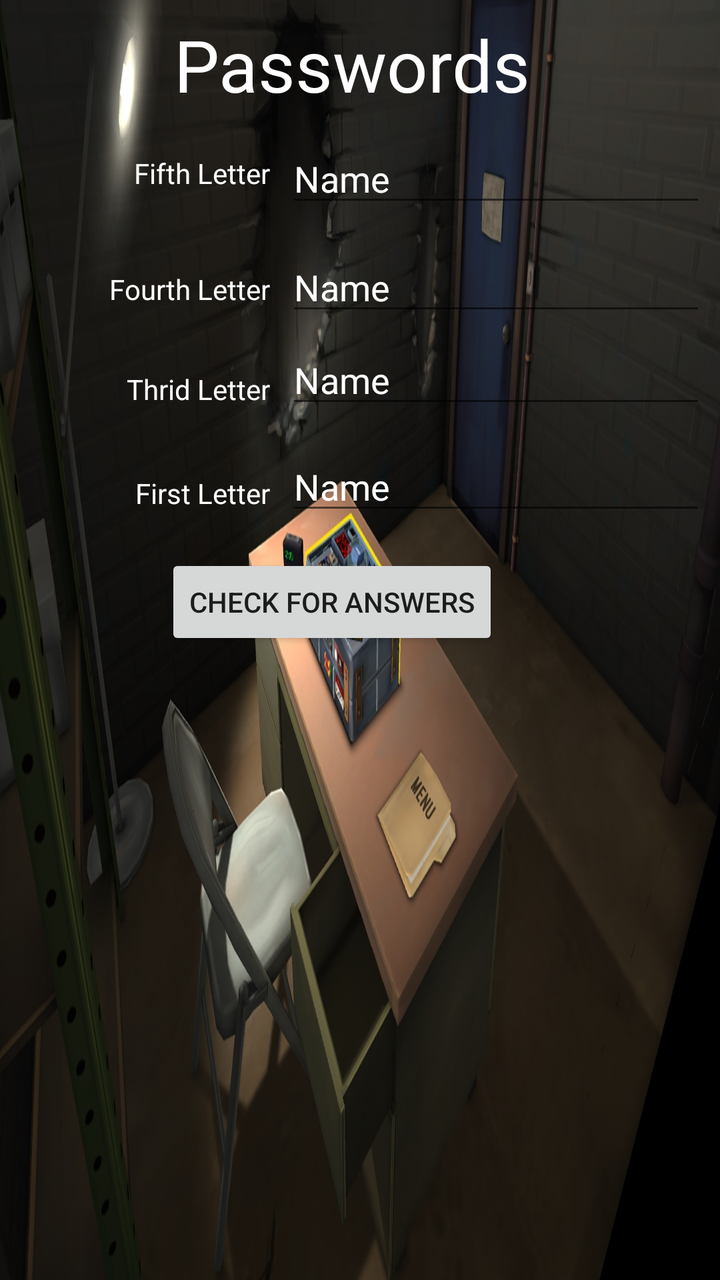
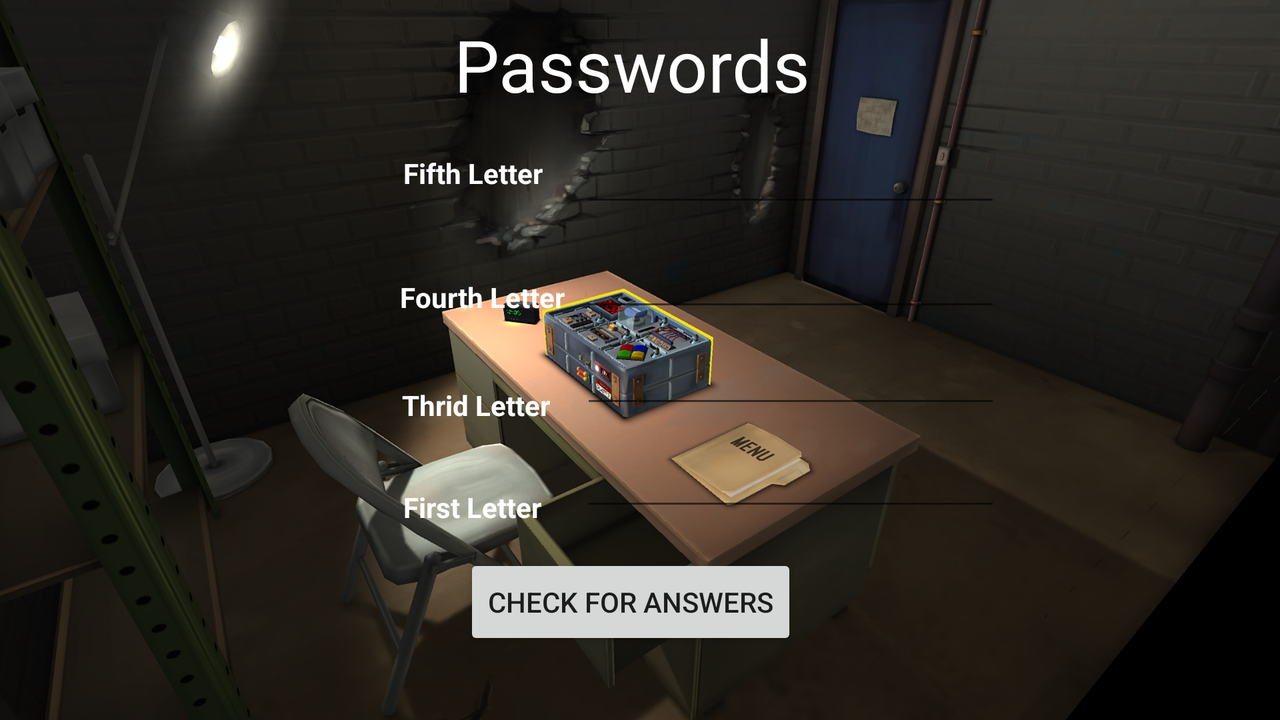

An Android layout and its configuration variant, each rendered on a device that would load it. The default file and the variant file are quoted in full after the pictures.
<!-- AndroidManifest.xml: application theme AppTheme.NoActionBar -->
<!-- res/layout/activity_password.xml -->
<?xml version="1.0" encoding="utf-8"?>
<android.support.constraint.ConstraintLayout xmlns:android="http://schemas.android.com/apk/res/android"
    xmlns:app="http://schemas.android.com/apk/res-auto"
    xmlns:tools="http://schemas.android.com/tools"
    android:layout_width="match_parent"
    android:layout_height="match_parent"
    tools:context="com.example.tmkin.keeptalkingandnobodyexplodescompanion.Password">

    <Space
        android:layout_width="wrap_content"
        android:layout_height="wrap_content"
        tools:layout_editor_absoluteY="94dp"
        tools:layout_editor_absoluteX="59dp" />

    <TextView
        android:id="@+id/textView7"
        android:layout_width="wrap_content"
        android:layout_height="wrap_content"
        android:layout_marginRight="8dp"
        android:layout_marginTop="77dp"
        android:text="@string/FifthLetter"
        android:textColor="@android:color/white"
        app:layout_constraintRight_toLeftOf="@+id/txtFive"
        app:layout_constraintTop_toTopOf="parent" />

    <TextView
        android:id="@+id/textView8"
        android:layout_width="wrap_content"
        android:layout_height="wrap_content"
        android:layout_marginRight="8dp"
        android:layout_marginTop="39dp"
        android:text="@string/FourthLetter"
        android:textColor="@android:color/white"
        app:layout_constraintRight_toLeftOf="@+id/txtFour"
        app:layout_constraintTop_toBottomOf="@+id/textView7" />

    <TextView
        android:id="@+id/textView9"
        android:layout_width="wrap_content"
        android:layout_height="wrap_content"
        android:layout_marginRight="8dp"
        android:layout_marginTop="31dp"
        android:text="@string/ThridLetter"
        android:textColor="@android:color/white"
        app:layout_constraintRight_toLeftOf="@+id/txtThree"
        app:layout_constraintTop_toBottomOf="@+id/textView8" />

    <TextView
        android:id="@+id/textView10"
        android:layout_width="wrap_content"
        android:layout_height="wrap_content"
        android:layout_marginRight="8dp"
        android:layout_marginTop="33dp"
        android:text="@string/FirstLetter"
        android:textColor="@android:color/white"
        app:layout_constraintRight_toLeftOf="@+id/txtOne"
        app:layout_constraintTop_toBottomOf="@+id/textView9" />

    <EditText
        android:id="@+id/txtFive"
        android:layout_width="wrap_content"
        android:layout_height="wrap_content"
        android:layout_marginRight="7dp"
        android:layout_marginTop="67dp"
        android:ems="10"
        android:inputType="textPersonName"
        android:text="Name"
        android:textColor="@android:color/white"
        app:layout_constraintRight_toRightOf="parent"
        app:layout_constraintTop_toTopOf="parent" />

    <EditText
        android:id="@+id/txtFour"
        android:layout_width="wrap_content"
        android:layout_height="wrap_content"
        android:layout_marginRight="7dp"
        android:layout_marginTop="13dp"
        android:ems="10"
        android:inputType="textPersonName"
        android:text="Name"
        android:textColor="@android:color/white"
        app:layout_constraintRight_toRightOf="parent"
        app:layout_constraintTop_toBottomOf="@+id/txtFive" />

    <EditText
        android:id="@+id/txtThree"
        android:layout_width="wrap_content"
        android:layout_height="wrap_content"
        android:layout_marginRight="7dp"
        android:layout_marginTop="5dp"
        android:ems="10"
        android:inputType="textPersonName"
        android:text="Name"
        android:textColor="@android:color/white"
        app:layout_constraintRight_toRightOf="parent"
        app:layout_constraintTop_toBottomOf="@+id/txtFour" />

    <EditText
        android:id="@+id/txtOne"
        android:layout_width="wrap_content"
        android:layout_height="wrap_content"
        android:layout_marginRight="7dp"
        android:layout_marginTop="12dp"
        android:ems="10"
        android:inputType="textPersonName"
        android:text="Name"
        android:textColor="@android:color/white"
        app:layout_constraintRight_toRightOf="parent"
        app:layout_constraintTop_toBottomOf="@+id/txtThree" />

    <TextView
        android:id="@+id/textView11"
        android:layout_width="wrap_content"
        android:layout_height="wrap_content"
        android:layout_marginLeft="8dp"
        android:layout_marginRight="16dp"
        android:layout_marginTop="8dp"
        android:text="@string/PasswordsTitle"
        android:textColor="@android:color/white"
        android:textSize="36sp"
        app:layout_constraintLeft_toLeftOf="parent"
        app:layout_constraintRight_toRightOf="parent"
        app:layout_constraintTop_toTopOf="parent" />

    <Button
        android:id="@+id/button"
        android:layout_width="wrap_content"
        android:layout_height="wrap_content"
        android:layout_marginLeft="8dp"
        android:layout_marginRight="8dp"
        android:layout_marginTop="277dp"
        android:onClick="Password"
        android:text="@string/BTNcheckanswers"
        app:layout_constraintHorizontal_bias="0.421"
        app:layout_constraintLeft_toLeftOf="parent"
        app:layout_constraintRight_toRightOf="parent"
        app:layout_constraintTop_toTopOf="parent" />

    <TextView
        android:id="@+id/lblAnswer"
        android:layout_width="7dp"
        android:layout_height="40dp"
        android:layout_marginLeft="8dp"
        android:layout_marginRight="8dp"
        android:layout_marginTop="8dp"
        android:textColor="@android:color/white"
        android:textSize="36sp"
        app:layout_constraintHorizontal_bias="0.46"
        app:layout_constraintLeft_toLeftOf="parent"
        app:layout_constraintRight_toRightOf="parent"
        app:layout_constraintTop_toBottomOf="@+id/button" />
</android.support.constraint.ConstraintLayout>
<!-- resources referenced by this layout -->
<resources>
  <string name="BTNcheckanswers">Check For Answers</string>
  <string name="FifthLetter">Fifth Letter</string>
  <string name="FirstLetter">First Letter</string>
  <string name="FourthLetter">Fourth Letter</string>
  <string name="PasswordsTitle">Passwords</string>
  <string name="ThridLetter">Thrid Letter</string>
  <style name="AppTheme.NoActionBar">
          <item name="windowActionBar">false</item>
          <item name="windowNoTitle">true</item>
          <item name="android:windowBackground">@drawable/appbackground</item>
      </style>
  <!-- drawable appbackground: jpg bitmap (drawable, 619258 bytes) -->
</resources>
<!-- res/layout-land/activity_password.xml (the author's variant of the layout above) -->
<!-- drawn on the phone turned sideways -->
<?xml version="1.0" encoding="utf-8"?>
<android.support.constraint.ConstraintLayout xmlns:android="http://schemas.android.com/apk/res/android"
    xmlns:app="http://schemas.android.com/apk/res-auto"
    xmlns:tools="http://schemas.android.com/tools"
    android:layout_width="match_parent"
    android:layout_height="match_parent"
    tools:context="com.example.tmkin.keeptalkingandnobodyexplodescompanion.Password">

    <Space
        android:layout_width="wrap_content"
        android:layout_height="wrap_content"
        tools:layout_editor_absoluteY="94dp"
        tools:layout_editor_absoluteX="59dp"
        android:id="@+id/space" />

    <TextView
        android:id="@+id/textView7"
        android:layout_width="wrap_content"
        android:layout_height="wrap_content"
        android:layout_marginRight="8dp"
        android:layout_marginTop="77dp"
        android:text="@string/FifthLetter"
        android:textColor="@android:color/white"
        android:textStyle="bold"
        app:layout_constraintRight_toLeftOf="@+id/txtFive"
        app:layout_constraintTop_toTopOf="parent"
        android:layout_marginLeft="8dp"
        app:layout_constraintLeft_toLeftOf="parent"
        app:layout_constraintHorizontal_bias="0.947" />

    <TextView
        android:id="@+id/textView8"
        android:layout_width="wrap_content"
        android:layout_height="wrap_content"
        android:layout_marginRight="8dp"
        android:layout_marginTop="43dp"
        android:text="@string/FourthLetter"
        android:textColor="@android:color/white"
        android:textStyle="bold"
        app:layout_constraintRight_toLeftOf="@+id/txtFour"
        app:layout_constraintTop_toBottomOf="@+id/textView7"
        android:layout_marginLeft="8dp"
        app:layout_constraintLeft_toLeftOf="parent"
        app:layout_constraintHorizontal_bias="1.0" />

    <TextView
        android:id="@+id/textView9"
        android:layout_width="wrap_content"
        android:layout_height="wrap_content"
        android:layout_marginRight="8dp"
        android:layout_marginTop="35dp"
        android:text="@string/ThridLetter"
        android:textColor="@android:color/white"
        android:textStyle="bold"
        app:layout_constraintRight_toLeftOf="@+id/txtThree"
        app:layout_constraintTop_toBottomOf="@+id/textView8"
        android:layout_marginLeft="8dp"
        app:layout_constraintLeft_toLeftOf="parent"
        app:layout_constraintHorizontal_bias="0.964" />

    <TextView
        android:id="@+id/textView10"
        android:layout_width="wrap_content"
        android:layout_height="wrap_content"
        android:layout_marginRight="8dp"
        android:layout_marginTop="32dp"
        android:text="@string/FirstLetter"
        android:textColor="@android:color/white"
        android:textStyle="bold"
        app:layout_constraintRight_toLeftOf="@+id/txtOne"
        app:layout_constraintTop_toBottomOf="@+id/textView9"
        android:layout_marginLeft="8dp"
        app:layout_constraintLeft_toLeftOf="parent"
        app:layout_constraintHorizontal_bias="0.943" />

    <EditText
        android:id="@+id/txtFive"
        android:layout_width="wrap_content"
        android:layout_height="wrap_content"
        android:layout_marginRight="7dp"
        android:layout_marginTop="67dp"
        android:ems="10"
        android:hapticFeedbackEnabled="true"
        android:inputType="textPersonName"
        android:textAllCaps="true"
        android:textColor="@android:color/white"
        app:layout_constraintRight_toRightOf="parent"
        app:layout_constraintTop_toTopOf="parent"
        android:layout_marginLeft="8dp"
        app:layout_constraintLeft_toLeftOf="parent"
        app:layout_constraintHorizontal_bias="0.68" />

    <EditText
        android:id="@+id/txtFour"
        android:layout_width="wrap_content"
        android:layout_height="wrap_content"
        android:layout_marginRight="7dp"
        android:layout_marginTop="11dp"
        android:ems="10"
        android:hapticFeedbackEnabled="true"
        android:inputType="textPersonName"
        android:textAllCaps="true"
        android:textColor="@android:color/white"
        app:layout_constraintRight_toRightOf="parent"
        app:layout_constraintTop_toBottomOf="@+id/txtFive"
        android:layout_marginLeft="8dp"
        app:layout_constraintLeft_toLeftOf="parent"
        app:layout_constraintHorizontal_bias="0.68" />

    <EditText
        android:id="@+id/txtThree"
        android:layout_width="wrap_content"
        android:layout_height="wrap_content"
        android:layout_marginRight="7dp"
        android:layout_marginTop="7dp"
        android:ems="10"
        android:hapticFeedbackEnabled="true"
        android:inputType="textPersonName"
        android:textAllCaps="true"
        android:textColor="@android:color/white"
        app:layout_constraintRight_toRightOf="parent"
        app:layout_constraintTop_toBottomOf="@+id/txtFour"
        android:layout_marginLeft="8dp"
        app:layout_constraintLeft_toLeftOf="parent"
        app:layout_constraintHorizontal_bias="0.68" />

    <EditText
        android:id="@+id/txtOne"
        android:layout_width="wrap_content"
        android:layout_height="wrap_content"
        android:layout_marginRight="7dp"
        android:layout_marginTop="10dp"
        android:ems="10"
        android:hapticFeedbackEnabled="true"
        android:inputType="textPersonName"
        android:textAllCaps="true"
        android:textColor="@android:color/white"
        app:layout_constraintRight_toRightOf="parent"
        app:layout_constraintTop_toBottomOf="@+id/txtThree"
        android:layout_marginLeft="8dp"
        app:layout_constraintLeft_toLeftOf="parent"
        app:layout_constraintHorizontal_bias="0.68" />

    <TextView
        android:id="@+id/textView11"
        android:layout_width="wrap_content"
        android:layout_height="wrap_content"
        android:layout_marginLeft="8dp"
        android:layout_marginRight="16dp"
        android:layout_marginTop="8dp"
        android:text="@string/PasswordsTitle"
        android:textColor="@android:color/white"
        android:textSize="36sp"
        app:layout_constraintLeft_toLeftOf="parent"
        app:layout_constraintRight_toRightOf="parent"
        app:layout_constraintTop_toTopOf="parent" />

    <Button
        android:id="@+id/button"
        android:layout_width="wrap_content"
        android:layout_height="wrap_content"
        android:layout_marginLeft="8dp"
        android:layout_marginRight="8dp"
        android:layout_marginTop="277dp"
        android:hapticFeedbackEnabled="true"
        android:onClick="Password"
        android:text="@string/BTNcheckanswers"
        app:layout_constraintHorizontal_bias="0.49"
        app:layout_constraintLeft_toLeftOf="parent"
        app:layout_constraintRight_toRightOf="parent"
        app:layout_constraintTop_toTopOf="parent" />

    <TextView
        android:id="@+id/lblAnswer"
        android:layout_width="wrap_content"
        android:layout_height="40dp"
        android:layout_marginLeft="8dp"
        android:layout_marginRight="8dp"
        android:layout_marginTop="8dp"
        android:textColor="@android:color/white"
        android:textSize="36sp"
        android:textStyle="bold"
        app:layout_constraintHorizontal_bias="0.5"
        app:layout_constraintLeft_toLeftOf="parent"
        app:layout_constraintRight_toRightOf="parent"
        app:layout_constraintTop_toBottomOf="@+id/button" />
</android.support.constraint.ConstraintLayout>
